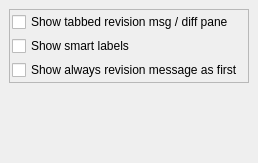
       <widget class="QWidget" name="Browse">
        <attribute name="title">
         <string>&amp;Browse</string>
        </attribute>
        <layout class="QHBoxLayout">
         <property name="spacing">
          <number>6</number>
         </property>
         <property name="margin">
          <number>9</number>
         </property>
         <item>
          <layout class="QVBoxLayout">
           <property name="spacing">
            <number>0</number>
           </property>
           <property name="margin">
            <number>0</number>
           </property>
           <item>
            <widget class="QFrame" name="frame_5">
             <property name="frameShape">
              <enum>QFrame::StyledPanel</enum>
             </property>
             <property name="frameShadow">
              <enum>QFrame::Raised</enum>
             </property>
             <layout class="QHBoxLayout">
              <property name="spacing">
               <number>0</number>
              </property>
              <property name="margin">
               <number>2</number>
              </property>
              <item>
               <layout class="QVBoxLayout">
                <property name="spacing">
                 <number>4</number>
                </property>
                <property name="margin">
                 <number>0</number>
                </property>
                <item>
                 <widget class="QCheckBox" name="checkBoxLogDiffTab">
                  <property name="toolTip">
                   <string>Check to see tabbed revision log / diff pane</string>
                  </property>
                  <property name="text">
                   <string>Show tabbed revision msg / diff pane</string>
                  </property>
                 </widget>
                </item>
                <item>
                 <widget class="QCheckBox" name="checkBoxSmartLabels">
                  <property name="toolTip">
                   <string>Check to show smart jump labels on revision description pane</string>
                  </property>
                  <property name="text">
                   <string>Show smart labels</string>
                  </property>
                 </widget>
                </item>
                <item>
                 <widget class="QCheckBox" name="checkBoxMsgOnNewSHA">
                  <property name="toolTip">
                   <string>Check to see always the revision description in main view when browsing the repo. Patch content will be visible after request.</string>
                  </property>
                  <property name="text">
                   <string>Show always revision message as first </string>
                  </property>
                  <property name="shortcut">
                   <string>Alt+Y</string>
                  </property>
                 </widget>
                </item>
               </layout>
              </item>
             </layout>
            </widget>
           </item>
           <item>
            <spacer>
             <property name="orientation">
              <enum>Qt::Vertical</enum>
             </property>
             <property name="sizeHint" stdset="0">
              <size>
               <width>20</width>
               <height>71</height>
              </size>
             </property>
            </spacer>
           </item>
          </layout>
         </item>
        </layout>
       </widget>
